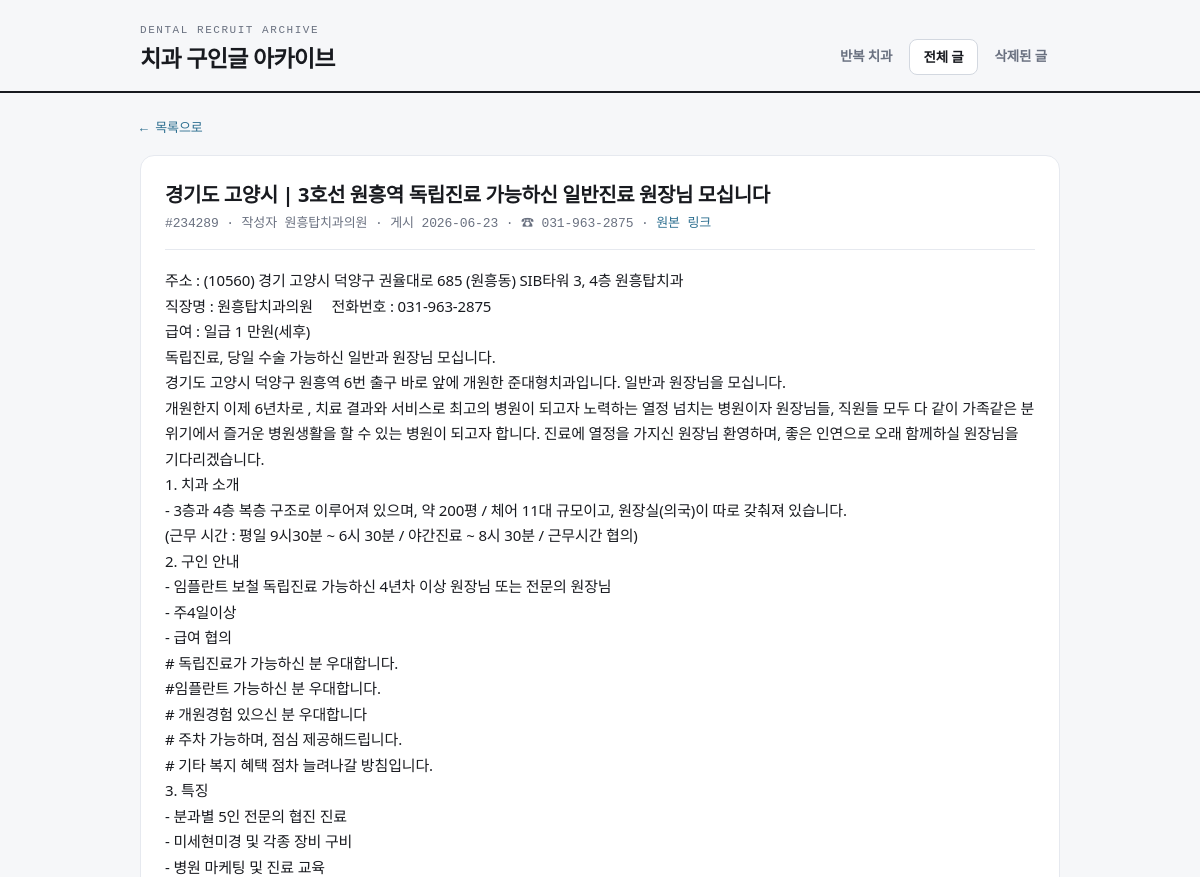
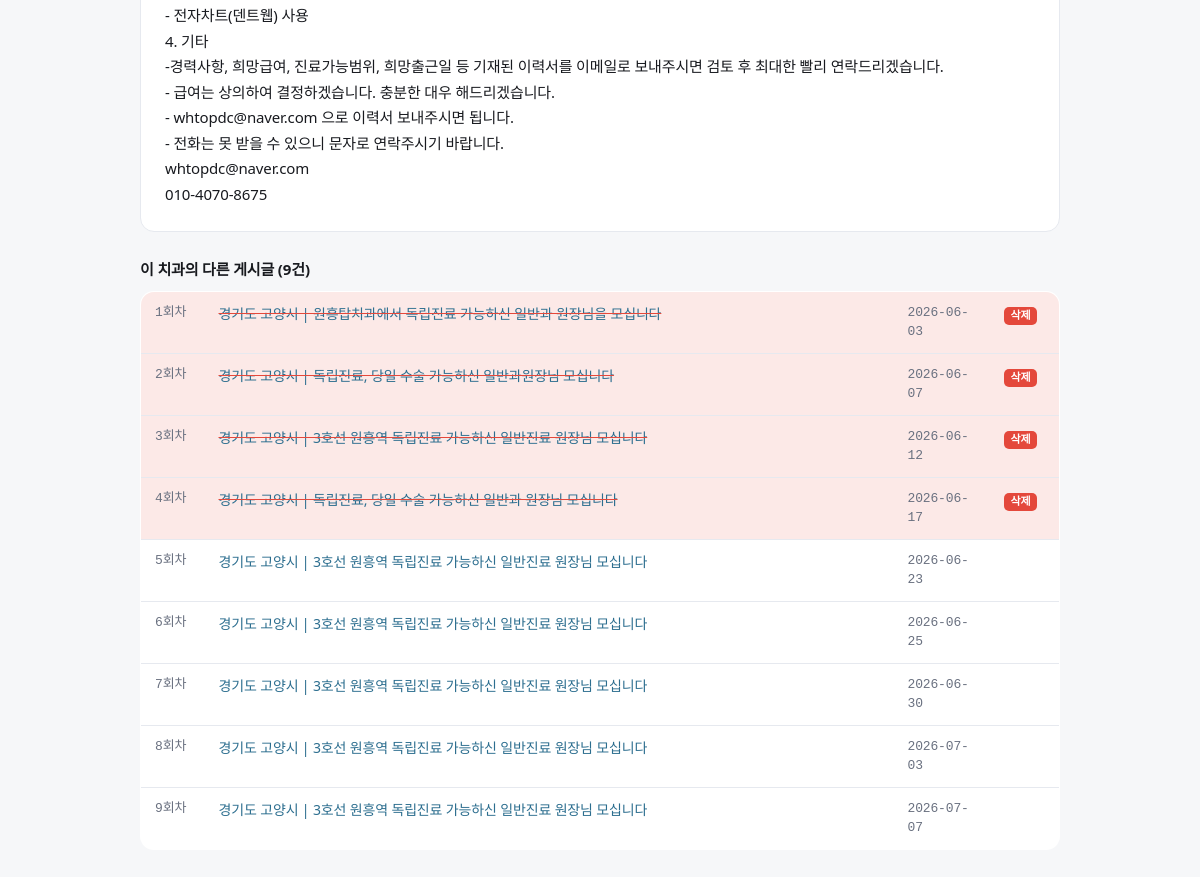
Before: /post/234289 with the older database file (2 pictures, top to bottom).
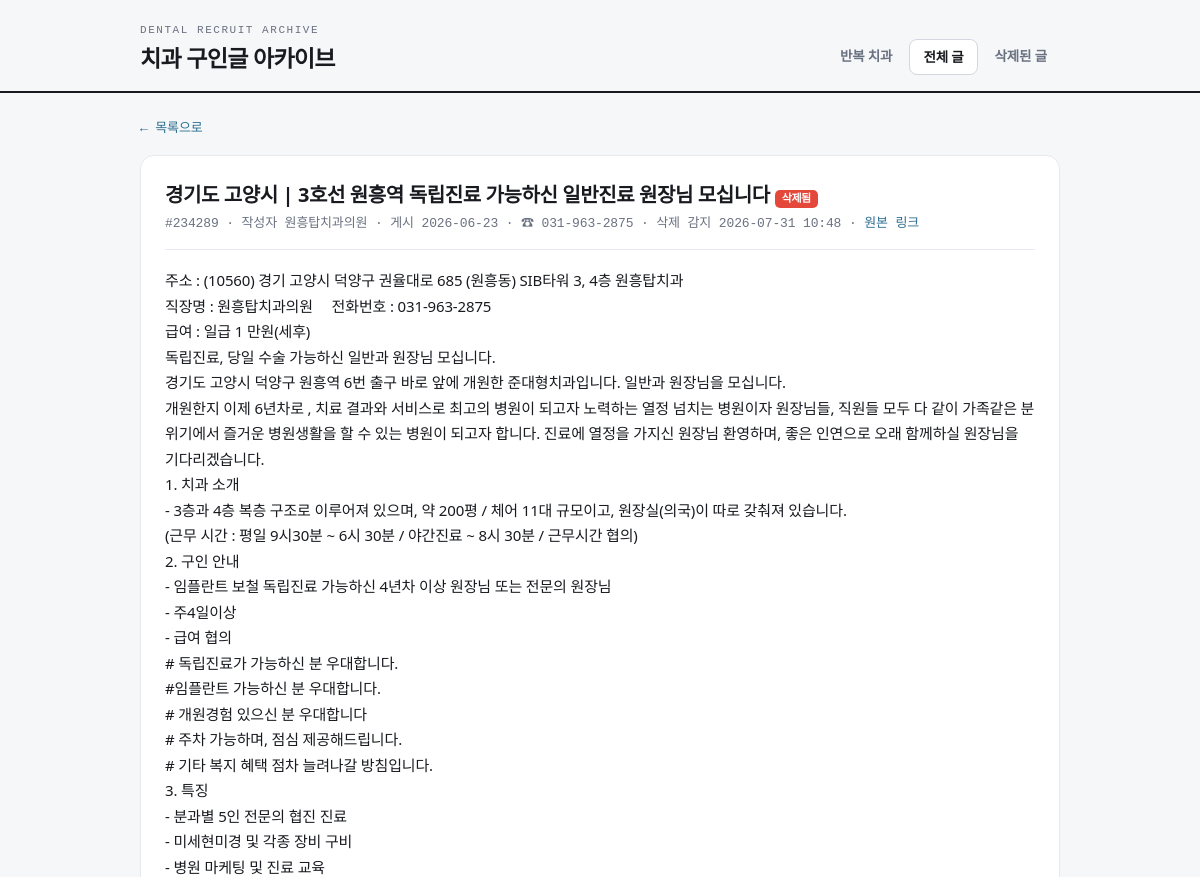
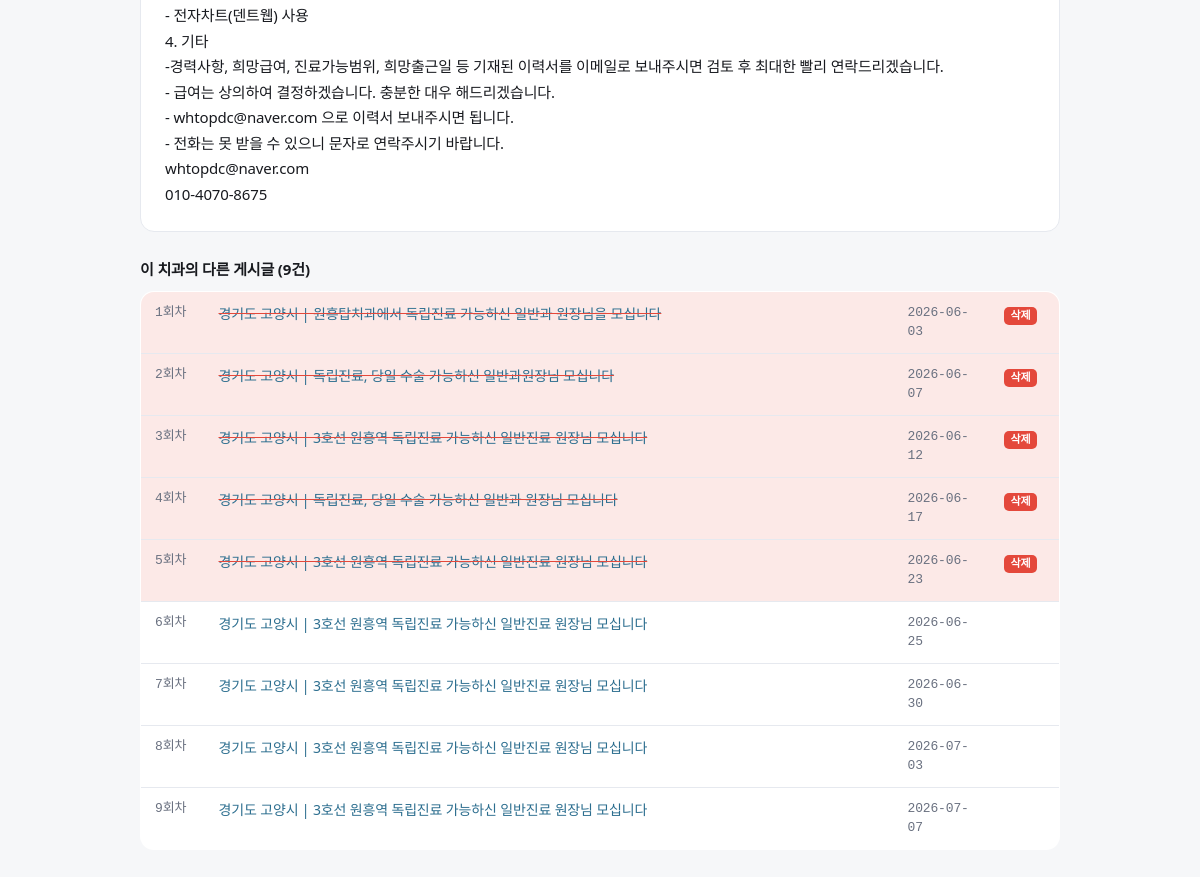
After: the same page with the newer database file (2 pictures, top to bottom).
### tables this page shows
CREATE TABLE posts (
    no            INTEGER PRIMARY KEY,   -- 게시판 글 번호 (고유)
    category      TEXT,                  -- 구분: 구인 / 구직 / 양도
    title         TEXT,
    author        TEXT,
    posted_raw    TEXT,                  -- 게시판이 보여주는 날짜 원문
    posted_at     TEXT,                  -- 파싱한 ISO 날짜 (가능한 경우)
    views         INTEGER,
    url           TEXT,
    content       TEXT,                  -- 상세 본문
    phone         TEXT,                  -- 본문에서 추출한 대표 전화번호(숫자만)
    phone_display TEXT,                  -- 보기용 전화번호
    clinic_key    TEXT,                  -- 치과 식별키 (전화 우선, 없으면 제목 시그니처)
    key_kind      TEXT,                  -- 'phone' | 'title' | 'author'
    title_sig     TEXT,                  -- 제목 정규화 시그니처
    first_seen    TEXT,                  -- 우리 크롤러가 처음 발견한 시각
    last_seen     TEXT,                  -- 살아있는 것으로 마지막 확인한 시각
    is_deleted    INTEGER DEFAULT 0,     -- 삭제 감지 여부
    deleted_at    TEXT                   -- 삭제 감지 시각
);

### app.py (the view)
@app.route("/post/<int:no>")
def post_detail(no):
    with db.get_db() as conn:
        row = db.get_post(conn, no)
    if not row:
        abort(404)
    siblings = []
    for g in analyze.clinic_groups(min_posts=1, include_singletons=True):
        if g["key"] == row["clinic_key"]:
            siblings = g["posts"]
            break
    return render_template("post_detail.html", p=row, siblings=siblings)

### analyze.py (called while the page is built)
def _order_ts(p):
    return p.get("posted_at") or p.get("first_seen") or ""

### app.py (called while the page is built)
@app.template_filter("shortdt")
def shortdt(s):
    if not s:
        return "-"
    return str(s).replace("T", " ")[:16]

### db.py (called while the page is built)
@contextmanager
def get_db():
    conn = sqlite3.connect(config.DB_PATH)
    conn.row_factory = sqlite3.Row
    try:
        yield conn
        conn.commit()
    finally:
        conn.close()

def get_post(conn, no):
    row = conn.execute("SELECT * FROM posts WHERE no=?", (no,)).fetchone()
    return dict(row) if row else None

### templates/post_detail.html (shortened to what this page needs)
{% extends "base.html" %}
{% set active = 'posts' %}
{% block body %}
<a class="back" href="javascript:history.back()">← 목록으로</a>
<div class="detail">
  <h2>
    {{ p.title or '(제목 없음)' }}
    {% if p.is_deleted %}<span class="badge del">삭제됨</span>{% endif %}
  </h2>
  <div class="meta">
    #{{ p.no }} · 작성자 {{ p.author or '-' }} ·
    게시 {{ (p.posted_at or p.posted_raw or p.first_seen)|shortdt }}
    {% if p.phone_display %} · ☎ {{ p.phone_display }}{% endif %}
    {% if p.is_deleted %} · 삭제 감지 {{ p.deleted_at|shortdt }}{% endif %}
    · <a href="{{ p.url }}" target="_blank" rel="noopener">원본 링크</a>
  </div>
  {% if p.content %}
    <div class="body">{{ p.content }}</div>
  {% else %}
    <div class="body" style="color:var(--muted)">본문을 수집하지 못했습니다. 원본 링크를 확인하세요.</div>
  {% endif %}
</div>
{% if siblings|length > 1 %}
<h3 style="margin:26px 0 10px;font-size:15px">이 치과의 다른 게시글 ({{ siblings|length }}건)</h3>
<table class="posts">
  <tbody>
    {% for sib in siblings %}
    <tr class="{{ 'deleted' if sib.is_deleted }}">
      <td class="no" style="width:64px">{{ sib.repost_index }}회차</td>
      <td><a class="title" href="/post/{{ sib.no }}">{{ sib.title or '(제목 없음)' }}</a></td>
      <td class="no" style="width:96px">{{ (sib.posted_at or sib.first_seen)|shortdt }}</td>
      <td style="width:70px">
        {% if sib.is_deleted %}<span class="badge del">삭제</span>{% endif %}
      </td>
    </tr>
    {% endfor %}
  </tbody>
</table>
{% endif %}
{% endblock %}

### templates/base.html (shortened to what this page needs)
<!DOCTYPE html>
<html lang="ko">
<head>
</head>
<body>
<header class="top">
  <div class="top-in">
    <div class="brand">
      <span class="kicker">Dental Recruit Archive</span>
      <h1>치과 구인글 아카이브</h1>
    </div>
    <nav class="tabs">
      <a href="/" class="{{ 'on' if active=='clinics' }}">반복 치과</a>
      <a href="/posts" class="{{ 'on' if active=='posts' }}">전체 글</a>
      <a href="/posts?status=deleted" class="{{ 'on' if active=='deleted' }}">삭제된 글</a>
    </nav>
  </div>
</header>
<div class="wrap">
{% block body %}{% endblock %}
</div>
</body>
</html>

### templates/base.html (style rules this page uses)
:root { --paper:#F6F7F9; --card:#FFFFFF; --ink:#181A1F; --muted:#6A7180; --line:#E6E9EF; --line2:#D3D8E0; --alarm:#E4483B; --alarm-soft:#FCE9E7; --struct:#2C6E8F; --ok:#3A9B6E; --mono:ui-monospace,"SF Mono",Menlo,"JetBrains Mono",monospace; --sans:"Pretendard Variable",Pretendard,system-ui,sans-serif; }
* { box-sizing:border-box }
html { -webkit-text-size-adjust:100% }
body { margin:0;background:var(--paper);color:var(--ink);font-family:var(--sans); font-size:15px;line-height:1.5;letter-spacing:-.01em }
a { color:var(--struct);text-decoration:none }
.wrap { max-width:960px;margin:0 auto;padding:0 20px 80px }
header.top { border-bottom:2px solid var(--ink);margin-bottom:22px }
.top-in { max-width:960px;margin:0 auto;padding:22px 20px 16px; display:flex;justify-content:space-between;align-items:flex-end;gap:16px;flex-wrap:wrap }
.brand { display:flex;flex-direction:column;gap:2px }
.brand .kicker { font-family:var(--mono);font-size:11px;letter-spacing:.14em; text-transform:uppercase;color:var(--muted) }
.brand h1 { margin:0;font-size:23px;font-weight:800;letter-spacing:-.03em }
nav.tabs { display:flex;gap:4px }
nav.tabs a { font-size:13.5px;font-weight:600;color:var(--muted); padding:7px 13px;border-radius:8px }
nav.tabs a.on { color:var(--ink);background:var(--card);border:1px solid var(--line2) }
table.posts { width:100%;border-collapse:collapse;background:var(--card); border:1px solid var(--line);border-radius:14px;overflow:hidden }
table.posts th,table.posts td { padding:11px 14px;text-align:left; border-bottom:1px solid var(--line);font-size:14px;vertical-align:top }
table.posts tr:last-child td { border-bottom:none }
table.posts .no { font-family:var(--mono);color:var(--muted);font-size:13px }
tr.deleted { background:var(--alarm-soft) }
tr.deleted .title { text-decoration:line-through;text-decoration-color:var(--alarm) }
.badge { font-family:var(--mono);font-size:11px;font-weight:700;border-radius:5px; padding:1px 7px;display:inline-block }
.badge.del { background:var(--alarm);color:#fff }
.detail { background:var(--card);border:1px solid var(--line);border-radius:14px;padding:24px }
.detail h2 { margin:0 0 4px;font-size:20px;letter-spacing:-.02em }
.detail .meta { font-size:13px;color:var(--muted);font-family:var(--mono); margin-bottom:18px;padding-bottom:16px;border-bottom:1px solid var(--line) }
.detail .body { white-space:pre-wrap;line-height:1.7;font-size:15px }
.back { font-size:13px;font-family:var(--mono);display:inline-block;margin-bottom:16px }

Changed rows visible on the page:
changed posts "원흥탑치과의원": is_deleted 0 → 1 (drawn); deleted_at|shortdt (not shown) → "2026-07-31 10:48"
Other visible differences:
text now shown: "삭제됨 · 삭제 감지"
